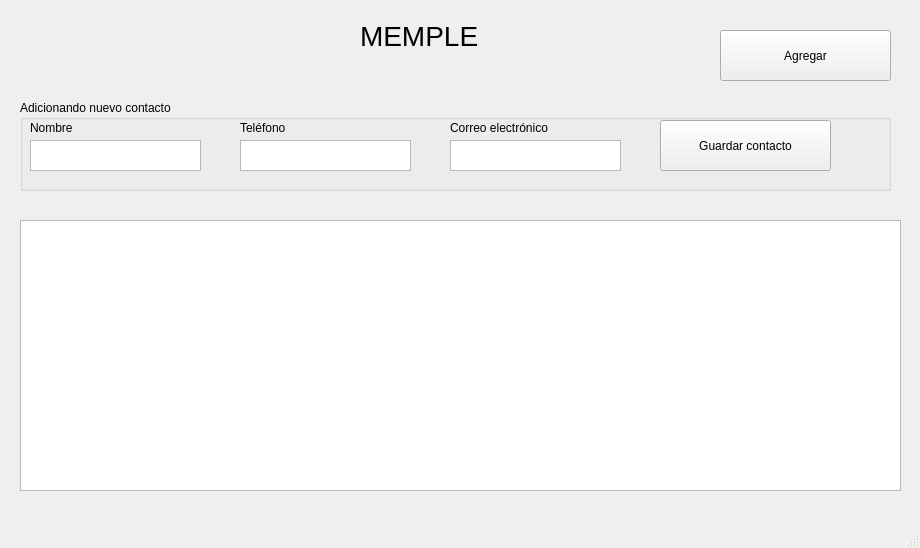
<?xml version="1.0" encoding="UTF-8"?>
<ui version="4.0">
 <class>MainWindow</class>
 <widget class="QMainWindow" name="MainWindow">
  <property name="windowModality">
   <enum>Qt::WindowModality::ApplicationModal</enum>
  </property>
  <property name="geometry">
   <rect>
    <x>0</x>
    <y>0</y>
    <width>920</width>
    <height>548</height>
   </rect>
  </property>
  <property name="windowTitle">
   <string>Memple v1.0 :: UNEDL</string>
  </property>
  <property name="windowIcon">
   <iconset theme="QIcon::ThemeIcon::FolderOpen"/>
  </property>
  <widget class="QWidget" name="centralwidget">
   <widget class="QTableWidget" name="tblContactos">
    <property name="geometry">
     <rect>
      <x>20</x>
      <y>220</y>
      <width>881</width>
      <height>271</height>
     </rect>
    </property>
   </widget>
   <widget class="QLabel" name="label">
    <property name="geometry">
     <rect>
      <x>360</x>
      <y>20</y>
      <width>161</width>
      <height>31</height>
     </rect>
    </property>
    <property name="font">
     <font>
      <pointsize>21</pointsize>
     </font>
    </property>
    <property name="text">
     <string>MEMPLE</string>
    </property>
   </widget>
   <widget class="QGroupBox" name="gpxAdiciona">
    <property name="geometry">
     <rect>
      <x>20</x>
      <y>100</y>
      <width>871</width>
      <height>91</height>
     </rect>
    </property>
    <property name="title">
     <string>Adicionando nuevo contacto</string>
    </property>
    <widget class="QLabel" name="label_2">
     <property name="geometry">
      <rect>
       <x>10</x>
       <y>20</y>
       <width>49</width>
       <height>16</height>
      </rect>
     </property>
     <property name="text">
      <string>Nombre</string>
     </property>
    </widget>
    <widget class="QLabel" name="label_3">
     <property name="geometry">
      <rect>
       <x>220</x>
       <y>20</y>
       <width>49</width>
       <height>16</height>
      </rect>
     </property>
     <property name="text">
      <string>Teléfono</string>
     </property>
    </widget>
    <widget class="QLabel" name="label_4">
     <property name="geometry">
      <rect>
       <x>430</x>
       <y>20</y>
       <width>141</width>
       <height>16</height>
      </rect>
     </property>
     <property name="text">
      <string>Correo electrónico</string>
     </property>
    </widget>
    <widget class="QTextEdit" name="txtNombre">
     <property name="geometry">
      <rect>
       <x>10</x>
       <y>40</y>
       <width>171</width>
       <height>31</height>
      </rect>
     </property>
    </widget>
    <widget class="QTextEdit" name="textTelefono">
     <property name="geometry">
      <rect>
       <x>220</x>
       <y>40</y>
       <width>171</width>
       <height>31</height>
      </rect>
     </property>
    </widget>
    <widget class="QTextEdit" name="textCorreo">
     <property name="geometry">
      <rect>
       <x>430</x>
       <y>40</y>
       <width>171</width>
       <height>31</height>
      </rect>
     </property>
    </widget>
    <widget class="QPushButton" name="btnRegistraContacto">
     <property name="geometry">
      <rect>
       <x>640</x>
       <y>20</y>
       <width>171</width>
       <height>51</height>
      </rect>
     </property>
     <property name="cursor">
      <cursorShape>PointingHandCursor</cursorShape>
     </property>
     <property name="text">
      <string>Guardar contacto</string>
     </property>
     <property name="icon">
      <iconset theme="QIcon::ThemeIcon::ContactNew"/>
     </property>
     <property name="iconSize">
      <size>
       <width>24</width>
       <height>24</height>
      </size>
     </property>
    </widget>
   </widget>
   <widget class="QPushButton" name="btnAdiciona">
    <property name="geometry">
     <rect>
      <x>720</x>
      <y>30</y>
      <width>171</width>
      <height>51</height>
     </rect>
    </property>
    <property name="cursor">
     <cursorShape>PointingHandCursor</cursorShape>
    </property>
    <property name="text">
     <string>Agregar</string>
    </property>
    <property name="icon">
     <iconset theme="QIcon::ThemeIcon::AddressBookNew"/>
    </property>
    <property name="iconSize">
     <size>
      <width>24</width>
      <height>24</height>
     </size>
    </property>
   </widget>
  </widget>
  <widget class="QMenuBar" name="menubar">
   <property name="geometry">
    <rect>
     <x>0</x>
     <y>0</y>
     <width>920</width>
     <height>22</height>
    </rect>
   </property>
  </widget>
  <widget class="QStatusBar" name="statusbar"/>
 </widget>
 <resources/>
 <connections/>
</ui>
